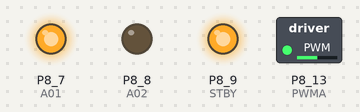
A program run on a simulated BeagleBone Black. On the bench: switched loads named in the program (green lamp = pin HIGH), output pins drawn as LEDs (lit = HIGH). At 10.0 s the program stops and its outputs stay as they are.

Above: at 0.1 s.
At 10.1 s:
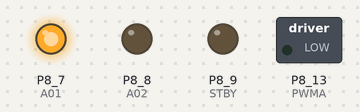
Timing chart, 0 to 11.5 s (numbered marks = the images above):
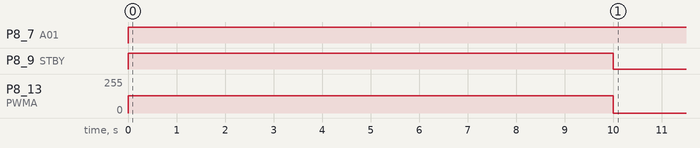

Measured:
- by itself, P8_7 (A01): LOW → HIGH at 0.00 s
- by itself, P8_9 (STBY): LOW → HIGH at 0.00 s, → LOW 10.0 s later
- by itself, P8_13 (PWMA): 0/255 → 128/255 at 0.00 s, → 0/255 10.0 s later

The program:

BBB_BasicMotorControl.py
```python
#! /usr/bin/env python

###############################################################################
# BBB_BasicMotorControl.py
#
# Basic test of motor control using the SparkFun TB6612FNG breakout board
#  http://sfe.io/p9457
#
# Requires - Adafruit BeagleBone IO Python library
#
# NOTE: Any plotting is set up for output, not viewing on screen.
#       So, it will likely be ugly on screen. The saved PDFs should look
#       better.
#
# Created: 01/09/15
#   - Joshua Vaughan
#   - joshua.vaughan@louisiana.edu
#   - http://www.ucs.louisiana.edu/~jev9637
#
# Modified:
#   *
#
###############################################################################

import Adafruit_BBIO.GPIO as GPIO
import Adafruit_BBIO.PWM as PWM
import time

# Set up the pins - These are mutable, but *don't* change them
STBY = 'P8_9'       # STBY pin on the breakout, must go low to enable motion
A01 = 'P8_7'        # A01 pin on board, controls direction along with A02
A02 = 'P8_8'        # A02 pin on board, controls direction along with A01
PWMA = 'P8_13'      # PWMA pin on board, controls the speed of Motor A

# Set up the GPIO pins as output
GPIO.setup(STBY, GPIO.OUT)
GPIO.setup(A01, GPIO.OUT)
GPIO.setup(A02, GPIO.OUT)

# Standby pin should go high to enable motion
GPIO.output(STBY, GPIO.HIGH)

# A01 and A02 have to be opposite to move, toggle to change direction
GPIO.output(A01, GPIO.HIGH)
GPIO.output(A02, GPIO.LOW)

# Start the motor
# PWM.start(channel, duty, freq=2000, polarity=0)
PWM.start(PWMA, 50)

# optionally, change the PWM frequency and polarity from their defaults
# PWM.start("P9_14", 50, 1000, 1)

# Run the motor for 10s
time.sleep(10)

# Stop the motor and cleanup the PWM
PWM.stop(PWMA)
PWM.cleanup()

# Make standby pin low to go back into standby mode
GPIO.output(STBY, GPIO.LOW)
```
